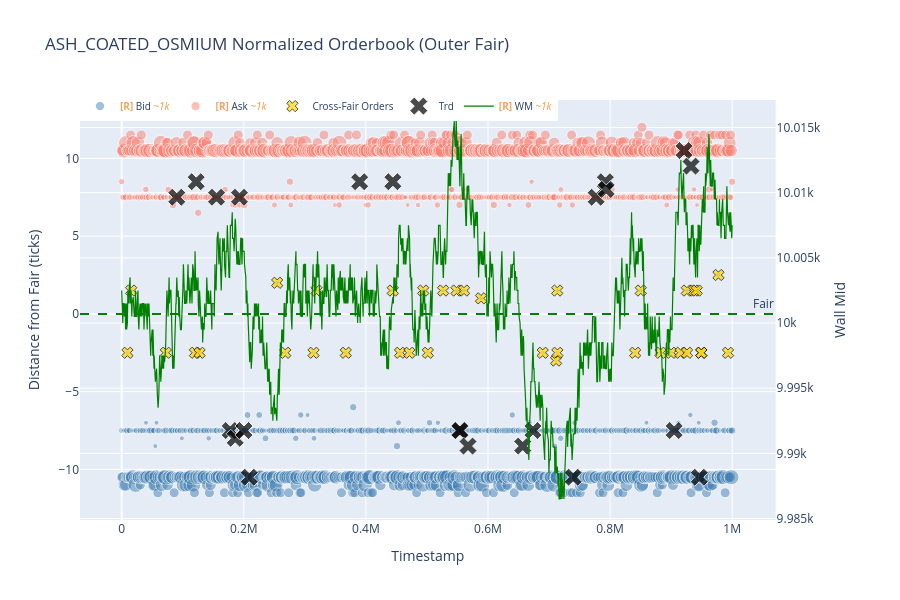
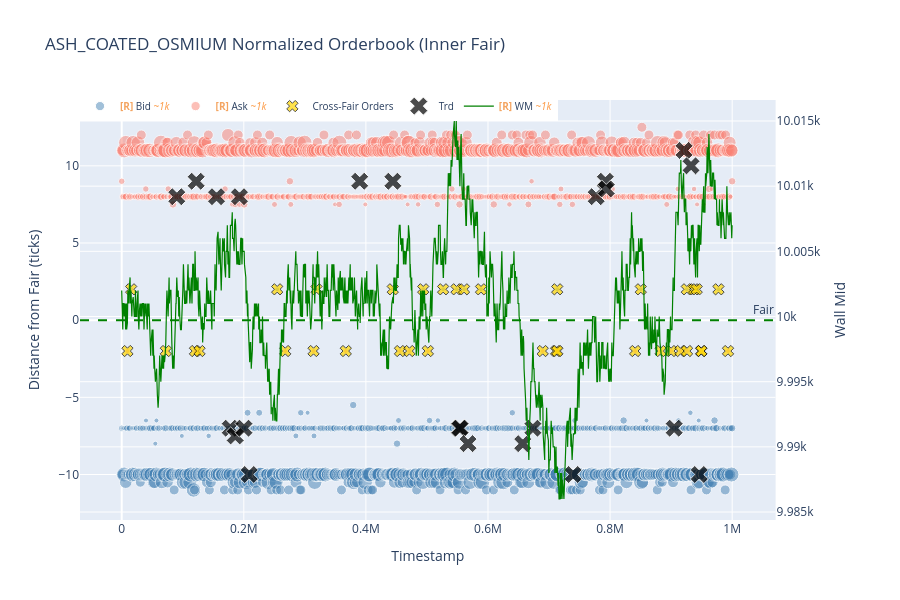

Write notebook code for charts like these, in order.
### Markdown cell above
## Step 3: Normalized Orderbook（去趋势，Outer Fair vs Inner Fair）

### Code cell
print('Step 3A: Normalized by OUTER fair')
fig_outer = plot_normalized_orderbook(
    prices_long, outer_wall_mid_df, product=PRODUCT, day=DAY, trades=trades,
    filter_by_volume=FILTER_BY_VOLUME,
    min_order_volume=MIN_ORDER_VOLUME,
    min_trade_quantity=MIN_TRADE_QUANTITY,
    overlay_wall_mid_trend=True,
)
fig_outer.update_layout(title=f'{PRODUCT} Normalized Orderbook (Outer Fair)')
fig_outer.show()

print('Step 3B: Normalized by INNER fair')
fig_inner = plot_normalized_orderbook(
    prices_long, inner_wall_mid_df, product=PRODUCT, day=DAY, trades=trades,
    filter_by_volume=FILTER_BY_VOLUME,
    min_order_volume=MIN_ORDER_VOLUME,
    min_trade_quantity=MIN_TRADE_QUANTITY,
    overlay_wall_mid_trend=True,
)
fig_inner.update_layout(title=f'{PRODUCT} Normalized Orderbook (Inner Fair)')
fig_inner.show()

### Figure 1 — Plotly figure (JSON) as saved in the notebook; plotly's stock layout.template omitted (floating-point values rounded to 4 significant figures; data arrays with more than 128 entries replaced by an {"elided": "..."} marker saying what was removed)
{"data": [{"customdata": {"elided": "15941 int values"}, "hovertemplate": "t=%{x}<br>p=%{y}<br>v=%{customdata}<extra></extra>", "marker": {"color": "steelblue", "opacity": 0.5, "size": {"elided": "1000 float values"}}, "mode": "markers", "name": "<b style=\"color:sandybrown\">[R]</b> Bid <i style=\"color:#fc9944\">~1k</i>", "type": "scatter", "uid": "dc833247-ec7b-4185-a584-7b2c30e89c25", "x": {"elided": "1000 int values"}, "y": {"elided": "1000 float values"}}, {"customdata": {"elided": "16084 int values"}, "hovertemplate": "t=%{x}<br>p=%{y}<br>v=%{customdata}<extra></extra>", "marker": {"color": "salmon", "opacity": 0.5, "size": {"elided": "1000 float values"}}, "mode": "markers", "name": "<b style=\"color:sandybrown\">[R]</b> Ask <i style=\"color:#fc9944\">~1k</i>", "type": "scatter", "uid": "42637686-bc01-4783-b0cc-56c729086d0b", "x": {"elided": "1000 int values"}, "y": {"elided": "1000 float values"}}, {"customdata": [[9998, 10], [10003, 10], [9997, 10], [10002, 10], [10000, 10], [9995, 10], [9998, 10], [10001, 10], [10006, 10], [9999, 10], [10003, 10], [10005, 10], [10003, 10], [10003, 10], [9997, 10], [10006, 10], [10015, 10], [10011, 10], [10006, 10], [9991, 10], [9987, 10], [9990, 10], [9986, 10], [10002, 10], [10008, 10], [9996, 10], [9997, 10], [10009, 10], [10010, 10], [10006, 10], [10007, 10], [10008, 10], [10006, 10], [10005, 10], [10010, 10], [10006, 10]], "hovertemplate": "t=%{x}<br>p=%{y}<br>px=%{customdata[0]}<br>qty=%{customdata[1]}<extra>Cross-Fair</extra>", "marker": {"color": "gold", "line": {"color": "black", "width": 1}, "size": [10, 10, 10, 10, 10, 10, 10, 10, 10, 10, 10, 10, 10, 10, 10, 10, 10, 10, 10, 10, 10, 10, 10, 10, 10, 10, 10, 10, 10, 10, 10, 10, 10, 10, 10, 10], "symbol": "x"}, "mode": "markers", "name": "Cross-Fair Orders", "type": "scatter", "uid": "b4c5dfd5-5f4e-452a-b70e-daf9ba386ead", "x": [9400, 15500, 72300, 120000, 127500, 254700, 267900, 314200, 319100, 367100, 444000, 455900, 471300, 493900, 501500, 526500, 548400, 560800, 588600, 689600, 711600, 713400, 713700, 841100, 850300, 882700, 900000, 915300, 925700, 926100, 937800, 941900, 949300, 949500, 977500, 993200], "y": [-2.5, 1.5, -2.5, -2.5, -2.5, 2, -2.5, -2.5, 1.5, -2.5, 1.5, -2.5, -2.5, 1.5, -2.5, 1.5, 1.5, 1.5, 1, -2.5, -3, 1.5, -2.5, -2.5, 1.5, -2.5, -2.5, -2.5, 1.5, -2.5, 1.5, 1.5, -2.5, -2.5, 2.5, -2.5]}, {"customdata": [10, 10, 10, 10, 10, 10, 10, 10, 10, 10, 10, 10, 10, 10, 10, 10, 10, 10, 10, 10, 10, 10, 10], "hovertemplate": "t=%{x}<br>p=%{y}<br>q=%{customdata}<extra></extra>", "marker": {"color": "black", "size": [16, 16, 16, 16, 16, 16, 16, 16, 16, 16, 16, 16, 16, 16, 16, 16, 16, 16, 16, 16, 16, 16, 16], "symbol": "x"}, "mode": "markers", "name": "Trd", "type": "scatter", "uid": "d17c7d0d-7f93-4414-a886-6cc7d02afa7c", "x": [90200, 122000, 155300, 177700, 185900, 192900, 200300, 208900, 389800, 444200, 552900, 554400, 567300, 656900, 673600, 739500, 777200, 792300, 793700, 905000, 921200, 932600, 946100], "y": [7.5, 8.5, 7.5, -7.5, -8, 7.5, -7.5, -10.5, 8.5, 8.5, -7.5, -7.5, -8.5, -8.5, -7.5, -10.5, 7.5, 8.5, 8, -7.5, 10.5, 9.5, -10.5]}, {"hovertemplate": "t=%{x}<br>wm=%{y}<extra></extra>", "line": {"color": "green", "width": 1.2}, "mode": "lines", "name": "<b style=\"color:sandybrown\">[R]</b> WM <i style=\"color:#fc9944\">~1k</i>", "type": "scatter", "uid": "75173fd9-4590-45be-9229-e31ed8a05955", "x": {"elided": "1000 int values"}, "xaxis": "x", "y": {"elided": "1000 float values"}, "yaxis": "y2"}], "layout": {"annotations": [{"showarrow": false, "text": "Fair", "x": 1, "xanchor": "right", "xref": "x domain", "y": 0, "yanchor": "bottom", "yref": "y"}], "height": 600, "legend": {"font": {"size": 10}, "orientation": "h", "x": 0, "y": 1.02}, "shapes": [{"line": {"color": "green", "dash": "dash"}, "type": "line", "x0": 0, "x1": 1, "xref": "x domain", "y0": 0, "y1": 0, "yref": "y"}], "title": {"text": "ASH_COATED_OSMIUM Normalized Orderbook (Outer Fair)"}, "xaxis": {"anchor": "y", "domain": [0, 0.94], "title": {"text": "Timestamp"}}, "yaxis": {"anchor": "x", "domain": [0, 1], "title": {"text": "Distance from Fair (ticks)"}}, "yaxis2": {"anchor": "x", "overlaying": "y", "side": "right", "title": {"text": "Wall Mid"}}}}

### Figure 2 — Plotly figure (JSON) as saved in the notebook; plotly's stock layout.template omitted (floating-point values rounded to 4 significant figures; data arrays with more than 128 entries replaced by an {"elided": "..."} marker saying what was removed)
{"data": [{"customdata": {"elided": "15941 int values"}, "hovertemplate": "t=%{x}<br>p=%{y}<br>v=%{customdata}<extra></extra>", "marker": {"color": "steelblue", "opacity": 0.5, "size": {"elided": "1000 float values"}}, "mode": "markers", "name": "<b style=\"color:sandybrown\">[R]</b> Bid <i style=\"color:#fc9944\">~1k</i>", "type": "scatter", "uid": "c90fc772-b1d4-4669-8f5b-5d06608403bc", "x": {"elided": "1000 int values"}, "y": {"elided": "1000 float values"}}, {"customdata": {"elided": "16084 int values"}, "hovertemplate": "t=%{x}<br>p=%{y}<br>v=%{customdata}<extra></extra>", "marker": {"color": "salmon", "opacity": 0.5, "size": {"elided": "1000 float values"}}, "mode": "markers", "name": "<b style=\"color:sandybrown\">[R]</b> Ask <i style=\"color:#fc9944\">~1k</i>", "type": "scatter", "uid": "920579f5-65d0-4221-8176-855a9551ccaf", "x": {"elided": "1000 int values"}, "y": {"elided": "1000 float values"}}, {"customdata": [[9998, 10], [10003, 10], [9997, 10], [10002, 10], [10000, 10], [9995, 10], [9998, 10], [10001, 10], [10006, 10], [9999, 10], [10003, 10], [10005, 10], [10003, 10], [10003, 10], [9997, 10], [10006, 10], [10015, 10], [10011, 10], [10006, 10], [9991, 10], [9987, 10], [9990, 10], [9986, 10], [10002, 10], [10008, 10], [9996, 10], [9997, 10], [10009, 10], [10010, 10], [10006, 10], [10007, 10], [10008, 10], [10006, 10], [10005, 10], [10010, 10], [10006, 10]], "hovertemplate": "t=%{x}<br>p=%{y}<br>px=%{customdata[0]}<br>qty=%{customdata[1]}<extra>Cross-Fair</extra>", "marker": {"color": "gold", "line": {"color": "black", "width": 1}, "size": [10, 10, 10, 10, 10, 10, 10, 10, 10, 10, 10, 10, 10, 10, 10, 10, 10, 10, 10, 10, 10, 10, 10, 10, 10, 10, 10, 10, 10, 10, 10, 10, 10, 10, 10, 10], "symbol": "x"}, "mode": "markers", "name": "Cross-Fair Orders", "type": "scatter", "uid": "65fd1e44-2d2f-4b74-bf90-de8a6a7bd415", "x": [9400, 15500, 72300, 120000, 127500, 254700, 267900, 314200, 319100, 367100, 444000, 455900, 471300, 493900, 501500, 526500, 548400, 560800, 588600, 689600, 711600, 713400, 713700, 841100, 850300, 882700, 900000, 915300, 925700, 926100, 937800, 941900, 949300, 949500, 977500, 993200], "y": [-2, 2, -2, -2, -2, 2, -2, -2, 2, -2, 2, -2, -2, 2, -2, 2, 2, 2, 2, -2, -2, 2, -2, -2, 2, -2, -2, -2, 2, -2, 2, 2, -2, -2, 2, -2]}, {"customdata": [10, 10, 10, 10, 10, 10, 10, 10, 10, 10, 10, 10, 10, 10, 10, 10, 10, 10, 10, 10, 10, 10, 10], "hovertemplate": "t=%{x}<br>p=%{y}<br>q=%{customdata}<extra></extra>", "marker": {"color": "black", "size": [16, 16, 16, 16, 16, 16, 16, 16, 16, 16, 16, 16, 16, 16, 16, 16, 16, 16, 16, 16, 16, 16, 16], "symbol": "x"}, "mode": "markers", "name": "Trd", "type": "scatter", "uid": "f20ad4a9-6d43-4044-b456-4d3bc5daaa15", "x": [90200, 122000, 155300, 177700, 185900, 192900, 200300, 208900, 389800, 444200, 552900, 554400, 567300, 656900, 673600, 739500, 777200, 792300, 793700, 905000, 921200, 932600, 946100], "y": [8, 9, 8, -7, -7.5, 8, -7, -10, 9, 9, -7, -7, -8, -8, -7, -10, 8, 9, 8.5, -7, 11, 10, -10]}, {"hovertemplate": "t=%{x}<br>wm=%{y}<extra></extra>", "line": {"color": "green", "width": 1.2}, "mode": "lines", "name": "<b style=\"color:sandybrown\">[R]</b> WM <i style=\"color:#fc9944\">~1k</i>", "type": "scatter", "uid": "b117672e-7ff6-4f49-9196-5198bc243f13", "x": {"elided": "1000 int values"}, "xaxis": "x", "y": {"elided": "1000 float values"}, "yaxis": "y2"}], "layout": {"annotations": [{"showarrow": false, "text": "Fair", "x": 1, "xanchor": "right", "xref": "x domain", "y": 0, "yanchor": "bottom", "yref": "y"}], "height": 600, "legend": {"font": {"size": 10}, "orientation": "h", "x": 0, "y": 1.02}, "shapes": [{"line": {"color": "green", "dash": "dash"}, "type": "line", "x0": 0, "x1": 1, "xref": "x domain", "y0": 0, "y1": 0, "yref": "y"}], "title": {"text": "ASH_COATED_OSMIUM Normalized Orderbook (Inner Fair)"}, "xaxis": {"anchor": "y", "domain": [0, 0.94], "title": {"text": "Timestamp"}}, "yaxis": {"anchor": "x", "domain": [0, 1], "title": {"text": "Distance from Fair (ticks)"}}, "yaxis2": {"anchor": "x", "overlaying": "y", "side": "right", "title": {"text": "Wall Mid"}}}}
